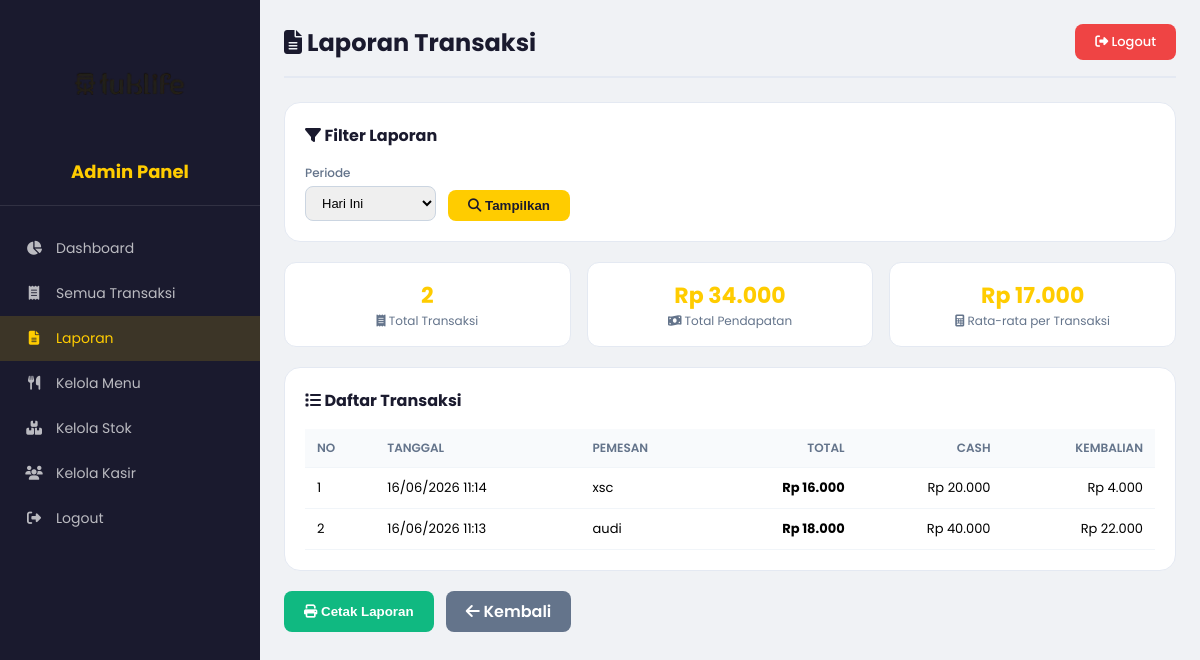
Page /admin/laporan.php (signed in) on the committed database.
### tables this page shows
CREATE TABLE `transaksi` (
  `id_transaksi` int NOT NULL,
  `tgl_transaksi` timestamp NULL DEFAULT CURRENT_TIMESTAMP,
  `total` int DEFAULT NULL,
  `nama_pemesan` varchar(150) DEFAULT NULL,
  `cash` int NOT NULL DEFAULT '0',
  `change` int NOT NULL DEFAULT '0'
);

### includes/fungsi.php (called while the page is built, shortened)
<?php
function rupiah($angka) {
    return "Rp " . number_format((float)$angka, 0, ',', '.');
}
?>

### admin/laporan.php (the view, shortened to what this page needs)
<?php
require_once '../config/database.php';
require_once '../includes/fungsi.php';
$filter = $_GET['filter'] ?? 'hari';
$start_date = $_GET['start_date'] ?? date('Y-m-d');
$end_date = $_GET['end_date'] ?? date('Y-m-d');
$where = "1=1";
if ($filter == 'hari') {
    $where = "DATE(tgl_transaksi) = CURDATE()";
} elseif ($filter == 'minggu') {
    $where = "tgl_transaksi >= DATE_SUB(NOW(), INTERVAL 7 DAY)";
} elseif ($filter == 'bulan') {
    $where = "MONTH(tgl_transaksi) = MONTH(CURDATE()) AND YEAR(tgl_transaksi) = YEAR(CURDATE())";
} elseif ($filter == 'custom') {
    $where = "DATE(tgl_transaksi) BETWEEN '$start_date' AND '$end_date'";
}
$query = "SELECT * FROM transaksi WHERE $where ORDER BY id_transaksi DESC";
$result = mysqli_query($conn, $query);
$totalPendapatan = 0;
$totalTransaksi = 0;
$dataTransaksi = [];
while ($row = mysqli_fetch_assoc($result)) {
    $totalPendapatan += $row['total'];
    $totalTransaksi++;
    $dataTransaksi[] = $row;
}
?>
<!DOCTYPE html>
<html lang="id">
<head>
    <link rel="stylesheet" href="https://cdnjs.cloudflare.com/ajax/libs/font-awesome/6.4.0/css/all.min.css">
</head>
<body>
<div class="admin-wrapper">
    <aside class="sidebar">
        <div class="logo">
            <img src="../assets/img/logop2.png" alt="Tuklife">
            <h3>Admin Panel</h3>
        </div>
        <ul>
            <li><a href="dashboard.php"><i class="fas fa-chart-pie"></i> Dashboard</a></li>
            <li><a href="transaksi.php"><i class="fas fa-receipt"></i> Semua Transaksi</a></li>
            <li><a href="laporan.php" class="active"><i class="fas fa-file-alt"></i> Laporan</a></li>
            <li><a href="menu.php"><i class="fas fa-utensils"></i> Kelola Menu</a></li>
            <li><a href="stok.php"><i class="fas fa-boxes"></i> Kelola Stok</a></li>
            <li><a href="kasir.php"><i class="fas fa-users"></i> Kelola Kasir</a></li>
            <li><a href="../logout.php"><i class="fas fa-sign-out-alt"></i> Logout</a></li>
        </ul>
    </aside>
    <main class="main-content">
        <div class="top-bar">
            <h1><i class="fas fa-file-alt"></i> Laporan Transaksi</h1>
            <a href="../logout.php" class="btn-logout"><i class="fas fa-sign-out-alt"></i> Logout</a>
        </div>
        <div class="card">
            <h3><i class="fas fa-filter"></i> Filter Laporan</h3>
            <form method="GET" class="filter-form">
                <div class="form-group">
                    <label>Periode</label>
                    <select name="filter" id="filter" onchange="toggleCustomDate()">
                        <option value="hari" <?= $filter == 'hari' ? 'selected' : '' ?>>Hari Ini</option>
                    </select>
                </div>
                <button type="submit" class="btn-filter"><i class="fas fa-search"></i> Tampilkan</button>
            </form>
        </div>
        <div class="summary-stats">
            <div class="summary-stat">
                <div class="value"><?= $totalTransaksi ?></div>
                <div class="label"><i class="fas fa-receipt"></i> Total Transaksi</div>
            </div>
            <div class="summary-stat">
                <div class="value"><?= rupiah($totalPendapatan) ?></div>
                <div class="label"><i class="fas fa-money-bill-wave"></i> Total Pendapatan</div>
            </div>
            <div class="summary-stat">
                <div class="value"><?= $totalTransaksi > 0 ? rupiah($totalPendapatan / $totalTransaksi) : 'Rp 0' ?></div>
                <div class="label"><i class="fas fa-calculator"></i> Rata-rata per Transaksi</div>
            </div>
        </div>
        <div class="card">
            <h3><i class="fas fa-list"></i> Daftar Transaksi</h3>
            <div style="overflow-x:auto;">
                <table>
                    <thead>
                        <tr>
                            <th>No</th>
                            <th>Tanggal</th>
                            <th>Pemesan</th>
                            <th class="text-right">Total</th>
                            <th class="text-right">Cash</th>
                            <th class="text-right">Kembalian</th>
                        </tr>
                    </thead>
                    <tbody>
                        <?php if (!empty($dataTransaksi)): ?>
                            <?php $no = 1; foreach ($dataTransaksi as $row): ?>
                            <tr>
                                <td><?= $no++ ?></td>
                                <td><?= date('d/m/Y H:i', strtotime($row['tgl_transaksi'])) ?></td>
                                <td><?= htmlspecialchars($row['nama_pemesan'] ?? '-') ?></td>
                                <td class="text-right"><strong><?= rupiah($row['total']) ?></strong></td>
                                <td class="text-right"><?= rupiah($row['cash']) ?></td>
                                <td class="text-right"><?= rupiah($row['change']) ?></td>
                            </tr>
                            <?php endforeach; ?>
                        <?php endif; ?>
                    </tbody>
                </table>
            </div>
        </div>
        <div style="display:flex;gap:12px;flex-wrap:wrap;">
            <button onclick="window.print()" class="btn-filter" style="background:#10b981;color:white;">
                <i class="fas fa-print"></i> Cetak Laporan
            </button>
            <a href="dashboard.php" class="btn-filter" style="background:#64748b;color:white;text-decoration:none;">
                <i class="fas fa-arrow-left"></i> Kembali
            </a>
        </div>
    </main>
</div>
</body>
</html>

### admin/laporan.php (style rules this page uses)
* { margin: 0; padding: 0; box-sizing: border-box; }
body { font-family: 'Poppins', sans-serif; background: #f0f2f5; }
.admin-wrapper { display: flex; min-height: 100vh; }
.sidebar { width: 260px; background: #1a1a2e; color: #fff; padding: 20px 0; position: fixed; height: 100vh; overflow-y: auto; }
.sidebar .logo { text-align: center; padding: 0 20px 20px; border-bottom: 1px solid rgba(255,255,255,0.1); }
.sidebar .logo img { max-width: 120px; height: auto; }
.sidebar .logo h3 { color: #ffcc00; margin-top: 10px; font-size: 18px; }
.sidebar ul { list-style: none; padding: 20px 0; }
.sidebar ul li a { display: flex; align-items: center; gap: 12px; padding: 12px 24px; color: rgba(255,255,255,0.7); text-decoration: none; transition: all 0.3s; font-size: 14px; }
.sidebar ul li a:hover, .sidebar ul li a.active { background: rgba(255,204,0,0.15); color: #ffcc00; }
.sidebar ul li a i { width: 20px; text-align: center; }
.main-content { margin-left: 260px; flex: 1; padding: 24px; }
.top-bar { display: flex; justify-content: space-between; align-items: center; margin-bottom: 24px; padding-bottom: 16px; border-bottom: 2px solid #e4e9f2; }
.top-bar h1 { font-size: 24px; color: #1a1a2e; }
.btn-logout { padding: 8px 20px; background: #ef4444; color: white; border: none; border-radius: 8px; cursor: pointer; font-size: 13px; font-weight: 500; transition: 0.2s; text-decoration: none; }
.card { background: white; border-radius: 16px; padding: 20px; border: 1px solid #e4e9f2; margin-bottom: 20px; }
.card h3 { font-size: 16px; color: #1a1a2e; margin-bottom: 16px; }
.filter-form { display: flex; gap: 12px; flex-wrap: wrap; align-items: end; }
.filter-form .form-group { display: flex; flex-direction: column; gap: 4px; }
.filter-form .form-group label { font-size: 12px; color: #64748b; font-weight: 500; }
.filter-form .form-group input, .filter-form .form-group select { padding: 8px 12px; border: 1px solid #cbd5e1; border-radius: 8px; font-size: 13px; }
.btn-filter { padding: 8px 20px; background: #ffcc00; border: none; border-radius: 8px; font-weight: 600; cursor: pointer; color: #1a1a2e; }
table { width: 100%; border-collapse: collapse; font-size: 13px; }
table th, table td { padding: 10px 12px; border-bottom: 1px solid #f1f5f9; text-align: left; }
table th { background: #f8fafc; font-weight: 600; color: #64748b; font-size: 12px; text-transform: uppercase; }
.text-right { text-align: right; }
.summary-stats { display: grid; grid-template-columns: repeat(auto-fit, minmax(150px, 1fr)); gap: 16px; margin-bottom: 20px; }
.summary-stat { background: white; padding: 16px; border-radius: 12px; border: 1px solid #e4e9f2; text-align: center; }
.summary-stat .value { font-size: 22px; font-weight: 700; color: #ffcc00; }
.summary-stat .label { font-size: 12px; color: #64748b; }

### rows in the picture
transaksi: tgl_transaksi "16/06/2026 11:14", nama_pemesan "xsc", total "Rp 16.000", cash "Rp 20.000", change "Rp 4.000"
transaksi: tgl_transaksi "16/06/2026 11:13", nama_pemesan "audi", total "Rp 18.000", cash "Rp 40.000", change "Rp 22.000"

### other values in the picture
$totalTransaksi "2"
rupiah($totalPendapatan) "Rp 34.000"
rupiah($totalPendapatan / $totalTransaksi) "Rp 17.000"
